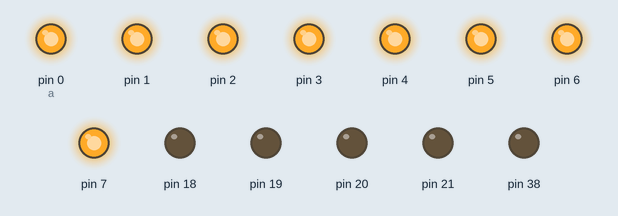
A sketch run on a simulated Arduino Mega 2560, built with avr-gcc and run on an emulated ATmega2560. On the bench: output pins drawn as LEDs (lit = HIGH).

Above: at 0.1 s.
At 3.6 s:
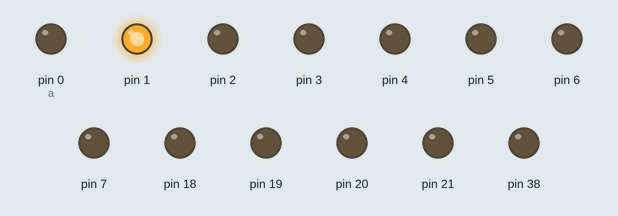
At 7.1 s:
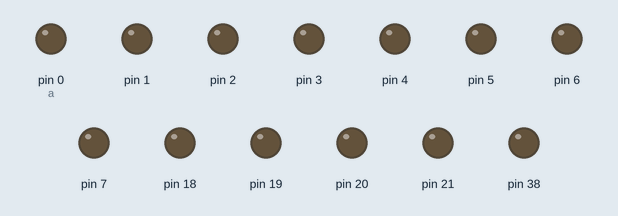
At 14.6 s:
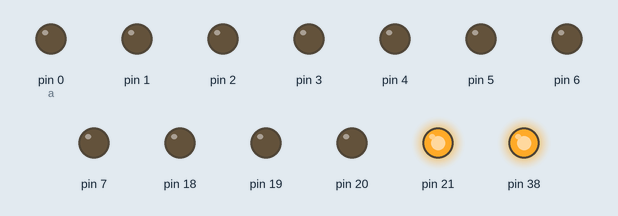
At 21.6 s:
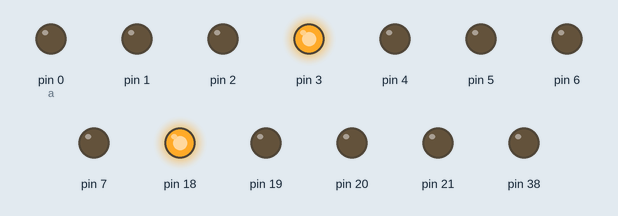
At 29.1 s:
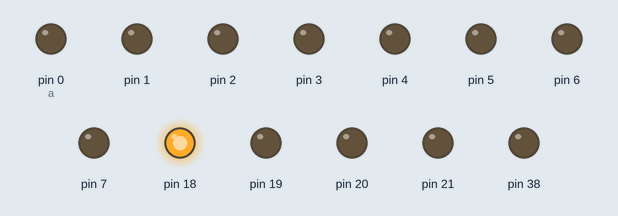
Timing chart, 0 to 40.0 s (numbered marks = the images above):
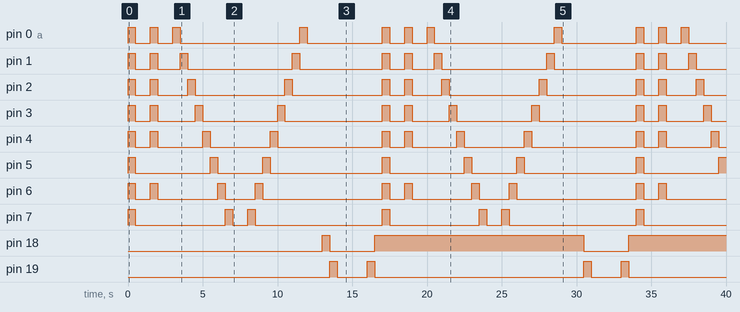

Measured:
- by itself, pin 0 (a): repeats every 17.0 s: 2 × (LOW 1.0 s, HIGH 0.50 s), LOW 8.0 s, HIGH 0.50 s, LOW 5.0 s, HIGH 0.50 s
- by itself, pin 1: repeats every 17.0 s: LOW 1.0 s, HIGH 0.50 s, LOW 1.5 s, HIGH 0.50 s, LOW 7.0 s, HIGH 0.50 s, LOW 5.5 s, HIGH 0.50 s
- by itself, pin 2: repeats every 17.0 s: LOW 1.0 s, HIGH 0.50 s, LOW 2.0 s, 2 × (HIGH 0.50 s, LOW 6.0 s), HIGH 0.50 s
- by itself, pin 3: repeats every 17.0 s: LOW 1.0 s, HIGH 0.50 s, LOW 2.5 s, HIGH 0.50 s, LOW 5.0 s, HIGH 0.50 s, LOW 6.5 s, HIGH 0.50 s
- by itself, pin 4: repeats every 17.0 s: LOW 1.0 s, HIGH 0.50 s, LOW 3.0 s, HIGH 0.50 s, LOW 4.0 s, HIGH 0.50 s, LOW 7.0 s, HIGH 0.50 s
- by itself, pin 5: repeats every 17.0 s: LOW 5.0 s, HIGH 0.50 s, LOW 3.0 s, HIGH 0.50 s, LOW 7.5 s, HIGH 0.50 s
- by itself, pin 6: repeats every 17.0 s: LOW 1.0 s, HIGH 0.50 s, LOW 4.0 s, HIGH 0.50 s, LOW 2.0 s, HIGH 0.50 s, LOW 8.0 s, HIGH 0.50 s
- by itself, pin 7: repeats every 17.0 s: LOW 6.0 s, HIGH 0.50 s, LOW 1.0 s, HIGH 0.50 s, LOW 8.5 s, HIGH 0.50 s

The sketch:

Arduino-Tinkercad-Blink.ino
```cpp
/*
 * Arduino_Tinkercad
 *
 * Created: 14-12-2020 18:57:34
 * Author : Siddharth
 * Task   : Blinking LED Patterns.
 */
int a;
int temp;
int blink_mid[4] = {0x81,0x42,0x24,0x18};
int test_array[8] = {0,1,2,3,4,5,6,7};
int alter1[4] = {0,2,4,6};
void setup()
{
  DDRD = 0xFF;
  for(int i = 0; i < 8; i++){
    a = test_array[i];
    pinMode(a, OUTPUT);
  }
}
void loop()
{
  //Full Blink Code

  for(int i = 0; i < 8; i++){
    a = test_array[i];
    digitalWrite(a, HIGH);
  }
  delay(500);
  for(int i = 0; i < 8; i++){
    a = test_array[i];
    digitalWrite(a, LOW);
  }
  delay(1000);

  //Alternate Blink

  for(int i = 0; i < 8; i++){
    a = alter1[i];
    digitalWrite(a, HIGH);
  }
  delay(500);
  for(int i = 0; i < 8; i++){
    a = alter1[i];
    digitalWrite(a, LOW);
  }
  delay(1000);

  //Top to bottom single

  for(int i = 0; i < 8; i++){
    a = test_array[i];
    digitalWrite(a, HIGH);
    delay(500);
    digitalWrite(a, LOW);
  }
  delay(1000);

  //Bottom to Top Single

  for(int i = 7; i >= 0; i--){
    a = test_array[i];
    digitalWrite(a, HIGH);
    delay(500);
    digitalWrite(a, LOW);
  }
  delay(1000);

  //End to Mid

  for (int i= 3; i >= 0; i--)
  {
    temp = blink_mid[i];
    PORTD= temp;
    delay(500);
  }
  // Mid to End
  for (int i= 0; i < 4; i++)
  {
    temp = blink_mid[i];
    PORTD= temp;
    delay(500);
  }
}
```

8bit-Calculator.c
```cpp
/*
 * LCD-8bit-Calculator.c
 *
 * Created: 26-12-2020 19:58:32
 * Author : Siddharth
 */

#define F_CPU 8000000UL
#include <avr/io.h>
#include <stdio.h>
#include <util/delay.h>

//Macrosssssssssszzzz
#define Data_Dir DDRA
#define Cmd_Dir DDRB
#define Data_Port PORTA
#define Cmd_Port PORTB
#define RS PB7
#define Enable PB6

//--------------------------------------------------------------------------------------Final Code-----------------------------------------------------------------------------------------

void command(unsigned char cmd)
{
	Data_Port = cmd;
	Cmd_Port &= ~(1<<RS); // RS = 0.
	Cmd_Port |= (1<<Enable); // Enable E = 0. RW connected to gnd so 0.
	_delay_us(1);
	Cmd_Port &= ~(1<<Enable);
	_delay_ms(3);
}

void lcd_init(void)
{
	Cmd_Dir = 0xFF;
	Data_Dir = 0xFF;
	_delay_ms(20);
	// Same Initializing sequence from the first code.
	command(0x38);
	command(0x0C);
	command(0x06);
	command(0x01);
	command(0x80);
}

void lcd_char(unsigned char char_data)
{
	Data_Port = char_data;
	Cmd_Port |= (1<<RS);
	Cmd_Port |= (1<<Enable);
	_delay_us(1);
	Cmd_Port &= ~(1<<Enable);
	_delay_ms(1);
}

void lcd_string(char *str)
{
	int i;
	for(i=0;str[i]!=0;i++)
	{
		lcd_char(str[i]);
	}
}

void lcd_string_xy(char row, char pos, char *str)
{
	if (row == 0 && pos<16 )
	{
		command((pos & 0x0F) | 0x80);
	} else if (row == 1 && pos<16)
	{
		command((pos & 0x0F) | 0xC0);
		lcd_string(str);
	}
}

void lcd_clear()
{
	command(0x01);
	command(0x80);
}


int main()
{
	lcd_init();
	PINC = 0xFF;
	PIND = 0xFF;
	PINB = 0xFF;

	int sum1;
	int sum2;
	unsigned int result;
	char sum_container1[20];
	char sum_container2[20];
	char buffer[20];

	while(1)
	{
		sum1 = (-(PINC-0xFF));
		sum2 = (-(PIND-0xFF));

		sprintf(sum_container1,"%d",sum1);
		sprintf(sum_container2,"%d",sum2);
		command(0x80);
		lcd_string(sum_container1);

		//Computing the Output
		if (PINB == 0b10111101 )
		{
			result = sum1 + sum2;
			lcd_string("+");
		} else if (PINB == 0b10111011)
		{
			result = sum1 - sum2;
			lcd_string("-");
		} else if (PINB == 0b10110111)
		{
			result = sum1 * sum2;
			lcd_string("*");
		} else if (PINB == 0b10101111)
		{
			result = sum1 / sum2;
			lcd_string("/");

		}


		//Displaying the result in required format
		lcd_string(sum_container2);
		command(0xC0);
		sprintf(buffer,"%d",result);
		lcd_string(buffer);
		_delay_ms(1000);
		command(0x01);
	}
}
```

Atmega16-Calculator.c
```cpp
/*
 * Atmega16-Calculator.c
 *
 * Created: 25-12-2020 19:09:16
 * Author : Siddharth
 */

#define F_CPU 8000000UL
#include <avr/io.h>
#include <stdio.h>
#include <util/delay.h>
//Macros for LCD.
#define Data_Dir DDRA
#define Cmd_Dir DDRB
#define Data_Port PORTA
#define Cmd_Port PORTB
#define RS PB7
#define Enable PB6
//Macros for keypad.
#define  clr_bit(reg,pos) reg &=~(1<<pos)

//Setting Up the LCD functions.
void command(unsigned char cmd)
{
	Data_Port = cmd;
	Cmd_Port &= ~(1<<RS); // RS = 0.
	Cmd_Port |= (1<<Enable); // Enable E = 0. RW connected to gnd so 0.
	_delay_us(1);
	Cmd_Port &= ~(1<<Enable);
	_delay_ms(3);
}

void lcd_init(void)
{
	Cmd_Dir = 0xFF;
	Data_Dir = 0xFF;
	_delay_ms(20);
	// Same Initializing sequence from the first code.
	command(0x38);
	command(0x0C);
	command(0x06);
	command(0x01);
	command(0x80);
}

void lcd_char(unsigned char char_data)
{
	Data_Port = char_data;
	Cmd_Port |= (1<<RS);
	Cmd_Port |= (1<<Enable);
	_delay_us(1);
	Cmd_Port &= ~(1<<Enable);
	_delay_ms(1);
}

void lcd_string(char *str)
{
	int i;
	for(i=0;str[i]!=0;i++)
	{
		lcd_char(str[i]);
	}
}

void LCD_String_xy (char row, char pos, char *str)/* Send string to LCD with xy position */
{
	if (row == 0 && pos<16)
	command((pos & 0x0F)|0x80);	/* Command of first row and required position<16 */
	else if (row == 1 && pos<16)
	command((pos & 0x0F)|0xC0);	/* Command of first row and required position<16 */
	lcd_string(str);		/* Call LCD string function */
}

void lcd_clear()
{
	command(0x01);
	command(0x80);
}

void  key_init(void)
{
	DDRC = 0x0F; // PC0-PC3 outputs rows
}

//Key_scan final

unsigned char key_scan(void)
{
	unsigned char cnt, key;

	for ( cnt = 0; cnt < 4; ++cnt)
	{
		PORTC = 0xFF; //check rows one by one

		if ( cnt == 0)
			clr_bit(PORTC, 0); //first row
		if (cnt == 1)
			clr_bit(PORTC, 1); //second row
		if (cnt == 2)
			clr_bit(PORTC, 2); //third row
		if (cnt == 3)
			clr_bit(PORTC, 3); //fourth row
		key = PINC & 0xF0; //check if any key is pressed
		if (key != 0xF0)
		{
			while((PINC & 0xF0) != 0xF0);
			break;
		}
	}

	if (cnt == 4) //end of first scan loop
		return 0;
	switch (cnt) //scan columns
	{
		case 0: 	//case for first row
			switch ( key )
			{
				case 0xE0: //check if row 1 col1(7)
				return 0x07;
				break;

				case 0xD0: //check if row 1 col2(8)
				return 0x08;
				break;

				case 0xB0: //check if row 1 col3(9)
				return 0x09;
				break;

				case  0x70: // check if row1 col 4(A)
				return 0x0A; //0x0A
				break;
			}
		break;

		case 1: //case for second row
			switch( key )
			{
				case 0xE0: //check row  2 col 1 (4)
				return 0x04;
				break;

				case 0xD0: //check row 2 col 2 (5)
				return 0x05;
				break;

				case 0xB0: //check row 2 col 3 (6)
				return 0x06;
				break;

				case 0x70: //check row 2 col 4 (B)
				return 0x0B;
				break;
			}
		break;

		case 2: //case  for third row

		switch ( key )
		{
			case 0xE0: //Check if row 3 col 1( 1 )
			return 0x01;
			break;

			case 0xD0: //Check if row 3 col 2 ( 2 )
			return 0x02;
			break;

			case 0xB0: //Check if row 3 col 3 ( 3 )
			return 0x03;
			break;

			case 0x70: //Check if row 3 col 4( C )
			return 0x0C;
			break;
		}
		break;

		case 3:						//case 3 for fourth row

		switch ( key )
		{
			case 0xE0:		//Check if row 4 col 1 --> ( F )
			return 0x0F;
			break;

			case 0xD0:		//Check if row 4 col 2 --> ( 0 )
			return '0';
			break;

			case 0xB0:		//Check if row 4 col 3 --> ( E )
			return 0x0E;
			break;

			case 0x70:		//Check if row 4 col 4 --> ( D )
			return 0x0D;
			break;
		}
		break;
	}
	return 0;
}

//variables for final code
static unsigned int key; //variable to store pressed key
static unsigned int op; //variable to store operation ID
static char op_char; //op_char for operation model
long  int a, b; // variables to store two numbers of operation
long int result;
static char lcd_buffer[16]; // buffer array for conversion

void cal_init(void)
{
	key_init();
	lcd_init();
}

void cal_op(void)
{
	if ( key == 0x0D) // add
	{
		key = 0;
		op = 1;
		op_char = '+';
	}
	else if (key == 0x0C) //substraction
	{
		key = 0;
		op = 2;
		op_char = '-';
	}
	else if (key == 0x0B) //multiplication
	{
		key = 0;
		op = 3;
		op_char = 'x';
	}
	else if (key == 0x0A) //division
	{
		key = 0;
		op = 4;
		op_char = '/';
	}
	else if ( key == 0x0E) //execution
	{
		key = 0;
		op = 5;
	}
	else if (key == '0') //No idea but it worksss bugggggg
	{
		key = 0;
	}
	else if (key == 0x0F) // clear lcd
	{
		a = 0;
		b = 0;
		result = 0;
		op = 0;
		key = 0;
		lcd_clear();
	}
}

void cal_run(void)
{
	if (op == 0) //no operation selected store the number
	{
		//command(0x80);
		a = a * 10 + key; // storing n number of digits
		sprintf(lcd_buffer,"%1li",a);
		LCD_String_xy(0,0,lcd_buffer);
	}
	// If operation is selected start storing the second value
	else if (op == 1 || op == 2 || op == 3 || op == 4)
	{
		b = b * 10 + key;
		sprintf(lcd_buffer,"%1li%c%1li",a,op_char,b); // TO display both numbers at the same time through the array
		LCD_String_xy(0,0,lcd_buffer);
	}
	else if ( op == 5) //if = is selected
	{
		if ( op_char == '+')
			result = a + b;
		else if (op_char == '-')
			result = a - b;
		else if (op_char == 'x')
			result = a * b;
		else if (op_char == '/')
			result = a / b;
		//Result
		sprintf(lcd_buffer,"=%li",result);
		LCD_String_xy(1,0,lcd_buffer);
		//clear memory for next operation
		a = 0;
		b = 0;
		result = 0;
		op = 0;
	}
}

void calculator(void)
{
	key = key_scan();
	if (key != 0)
	{
		cal_op();
		cal_run();
		key = 0;
	}
}

int main(void)
{
	cal_init();
	//lcd_string("Press any key");
	_delay_ms(50);

    while (1)
    {
		calculator();
    }
}
```

Atmega16_Blink.c
```cpp
/*
 * Atmega16_Blink_v7.c
 *
 * Created: 14-12-2020 18:57:34
 * Author : Siddharth
 * Task   : Blinking LED Patterns.
 */
#define  F_CPU 8000000UL
#include <avr/io.h>
#include <util/delay.h>

int main(void)
{
	DDRB = 0xFF; //0b11111111// Sets All pins on portB to Output.
	int temp;
	int blink_mid[4] = {0x81,0x42,0x24,0x18};
	int blink_reverse[8] = {0x01,0x02,0x04,0x08,0x10,0x20,0x40,0x80};

	while(1){
		//Full blink Code

		PORTB = 0xFF;//Turns all pins on port B to high.
		_delay_ms(500);
		PORTB = 0x00;//Turns all pins on port B to Low.
		_delay_ms(1000);

		//Alternate Blink

		PORTB = 0x55;// Turns alternate pins high. //0b00101010
		_delay_ms(500);
		PORTB = 0x00;//Turns All pins low
		_delay_ms(500);
		PORTB = 0xAA;// Vice versa
		_delay_ms(500);
		PORTB = 0x00;
		_delay_ms(500);

		//Reverse Single

		for (int i = 7; i >= 0; i--)
		{
			temp = blink_reverse[i];
			PORTB = temp;
			_delay_ms(500);
		}
		PORTB = 0x00;
		_delay_ms(1500);

		// Top To Bottom Single

		for (int i = 0; i < 8; i++){
			temp = blink_reverse[i];
			PORTB = temp;
			_delay_ms(500);
		}
		PORTB = 0x00;
		_delay_ms(1500);

		// End to Mid

		for (int i = 0; i < 4; i++){
			temp = blink_mid[i];
			PORTB = temp;
			_delay_ms(500);
		}
		PORTB = 0x00;
		_delay_ms(1500);

		//Mid to End

		for (int i= 3; i >= 0; i--)
		{
			temp = blink_mid[i];
			PORTB = temp;
			_delay_ms(500);
		}
	}
}
```

queue.c
```cpp
#include <limits.h>
#include <stdbool.h>
#include <stdio.h>
#include <stdlib.h>

#define QUEUE_EMPTY INT_MIN

typedef struct node{
    int value;
    struct node *next;
} node;

typedef struct {
    node *head;
    node *tail;
} queue;

void init_queue(queue *q){
    q->head = NULL;
    q->tail = NULL;
}

bool enqueue(queue *q, int value)
{
    node * newnode = malloc(sizeof(node));
    newnode->value = value;
    newnode->next = NULL;

    if(newnode == NULL) return false;

    if(q->tail !=NULL){
        q->tail->next = newnode;
    }
    q->tail = newnode;

    if(q->head == NULL){
        q->head = newnode;
    }
    return true;
}

int dequeue(queue *q)
{
    if(q->head == NULL) return QUEUE_EMPTY;

    node *tmp = q->head;
    int result = tmp->value;
    q->head = q->head->next;

    if(q->head == NULL){
        q->tail = NULL;
    }

    free(tmp);
    return result;
}

int main()
{
    queue s1;

    init_queue(&s1);

    enqueue(&s1, 0x7E);
    enqueue(&s1, 0x89);
    enqueue(&s1, 69);
    enqueue(&s1, 420);

    int num;
    while(1){
        printf("Enter 69 to deque");
        scanf("%d", &num);

        if(num == 69){
            int t;
            t = dequeue(&s1);
            printf("t = %d\n", t);
        } else if(num == 34){
            break;
        }
    }
    // int t;
    // while((t = dequeue(&s1)) != QUEUE_EMPTY ){
    //     printf("t = %d\n", t);
    // }
}
```

Atmega16-LCD-Hello_World.c
```cpp
/*
 * Atmega16-LCD-Basics.c
 *
 * Created: 24-12-2020 19:54:38
 * Author : Siddharth
 */

#define F_CPU 8000000UL
#include <avr/io.h>
#include <stdio.h>
#include <util/delay.h>
//Macrosssssssssszzzz
#define Data_Dir DDRA
#define Cmd_Dir DDRB
#define Data_Port PORTA
#define Cmd_Port PORTB
#define RS PB7
#define Enable PB6

//--------------------------------------------------------------------------------------Final Code-----------------------------------------------------------------------------------------

void command(unsigned char cmd)
{
	Data_Port = cmd;
	Cmd_Port &= ~(1<<RS); // RS = 0.
	Cmd_Port |= (1<<Enable); // Enable E = 0. RW connected to gnd so 0.
	_delay_us(1);
	Cmd_Port &= ~(1<<Enable);
	_delay_ms(3);
}

void lcd_init(void)
{
	Cmd_Dir = 0xFF;
	Data_Dir = 0xFF;
	_delay_ms(20);
	// Same Initializing sequence from the first code.
	command(0x38);
	command(0x0C);
	command(0x06);
	command(0x01);
	command(0x80);
}

void lcd_char(unsigned char char_data)
{
	Data_Port = char_data;
	Cmd_Port |= (1<<RS);
	Cmd_Port |= (1<<Enable);
	_delay_us(1);
	Cmd_Port &= ~(1<<Enable);
	_delay_ms(1);
}

void lcd_string(char *str)
{
	int i;
	for(i=0;str[i]!=0;i++)
	{
		lcd_char(str[i]);
	}
}

void lcd_string_xy(char row, char pos, char *str)
{
	if (row == 0 && pos<16 )
	{
		command((pos & 0x0F) | 0x80);
	} else if (row == 1 && pos<16)
	{
		command((pos & 0x0F) | 0xC0);
		lcd_string(str);
	}
}

void lcd_clear()
{
	command(0x01);
	command(0x80);
}

int main()
{
	lcd_init();

	int counter = 0;
	char buffer[20];


	command(0x80);
	lcd_string("Hello World !!");

	while(1)
	{

		command(0xC0);
		counter = counter + 1;
		sprintf(buffer,"%d",counter);
		lcd_string(buffer);
		_delay_ms(1000);
	}
}


/* --------------------------------------------------------------------------------------First Code-----------------------------------------------------------------------------------------
void command (unsigned char cmd){
	PORTB = 0b11000000;//0xC0; //Setting pin E(enable) of LCD high while RS is low.
	PORTA = cmd;
	PORTB = 0b00000000; //Clearing the entire PortB.
	_delay_ms(150);
}

void lcd_data(unsigned char data){
	PORTB = 0b01000000;//(1<<PB6) | (0<<PB7); //0xC0; //In order to display data I need to set both RS(Register Select) and E pins to High.
	PORTA = data;
	PORTB |= 0b00000000; //After passing the data disable the enable pin.
	_delay_ms(500);

}

void lcd_print(char *p){
	while(*p){
		lcd_data(*p++);
	}
}

int main(void)
{
	DDRB = 0xFF;
	DDRA = 0xFF;
	command(0x38); //Activating 2 lines in 8-bit mode
	command(0x0F); //Turning on the display (Blinking cursor)
	command(0x01); //Clearing the display
	_delay_ms(150);

    while (1)
    {
		command(0x80); //Sets the cursor to first position first line.
		lcd_print("Hello World !!");
		_delay_ms(150);
		command(0xC0);//Sets the cursor to first position second line.
		_delay_ms(150);
		lcd_print("TEST");
		_delay_ms(150);
		command(0x01); //Clearing the display.
		_delay_ms(150);
    }
}*/
```

Atmega328p-Blink-BitMath.c
```cpp
/*
 * Atmega328p-Bit-Blink.c
 * Author : Siddharth
 */

#define  F_CPU 16000000UL
#include <avr/io.h>
#include <util/delay.h>
#define  BLINK_MS 150

int main(void)
{
	//DDRB |= 0x20;//0b00100000; This is a trial to set a particular bit to high
	//DDRB |= _BV(PORTB) - Alternative method
	DDRB |= 0xFF; //ALl pins are intentionally set to high to test out patterns(Don't really need a bitwise or here)
	int temp;
	int blink_mid[4] = {0x81,0x42,0x24,0x18};
	int blink_reverse[8] = {0x01,0x02,0x04,0x08,0x10,0x20,0x40,0x80};

    while (1)
    {
		//Full blink code

		PORTB ^= 0xFF;//instead of on/off a  toggle logic
		_delay_ms(BLINK_MS);

		//Reverse single
		PORTB = 0x00;
		for (int i = 7; i >= 0; i--)
		{
			temp = blink_reverse[i];
			PORTB = 0x00;
			PORTB |= temp;
			_delay_ms(15);
		}


		// Top to bottom Single
		PORTB = 0x00;
		for (int i = 0; i < 8; i++){
			PORTB = 0b00000001<<i;
			_delay_ms(15);
		}
		//Mid to end
		PORTB = 0x00;
		for (int i= 3; i >= 0; i--)
		{
			PORTB = 0x00;
			temp = blink_mid[i];
			PORTB |= temp;
			_delay_ms(50);
		}

		//End to Mid
		PORTB = 0x00;
		for (int i = 0; i < 4; i++){
			PORTB = 0x00;
			temp = blink_mid[i];
			PORTB |= temp;
			_delay_ms(50);
		}

		// Alternate Blink
		PORTB = 0x00;
		PORTB ^= 0x55; //0b01010100
		_delay_ms(BLINK_MS);

    }
}
```
